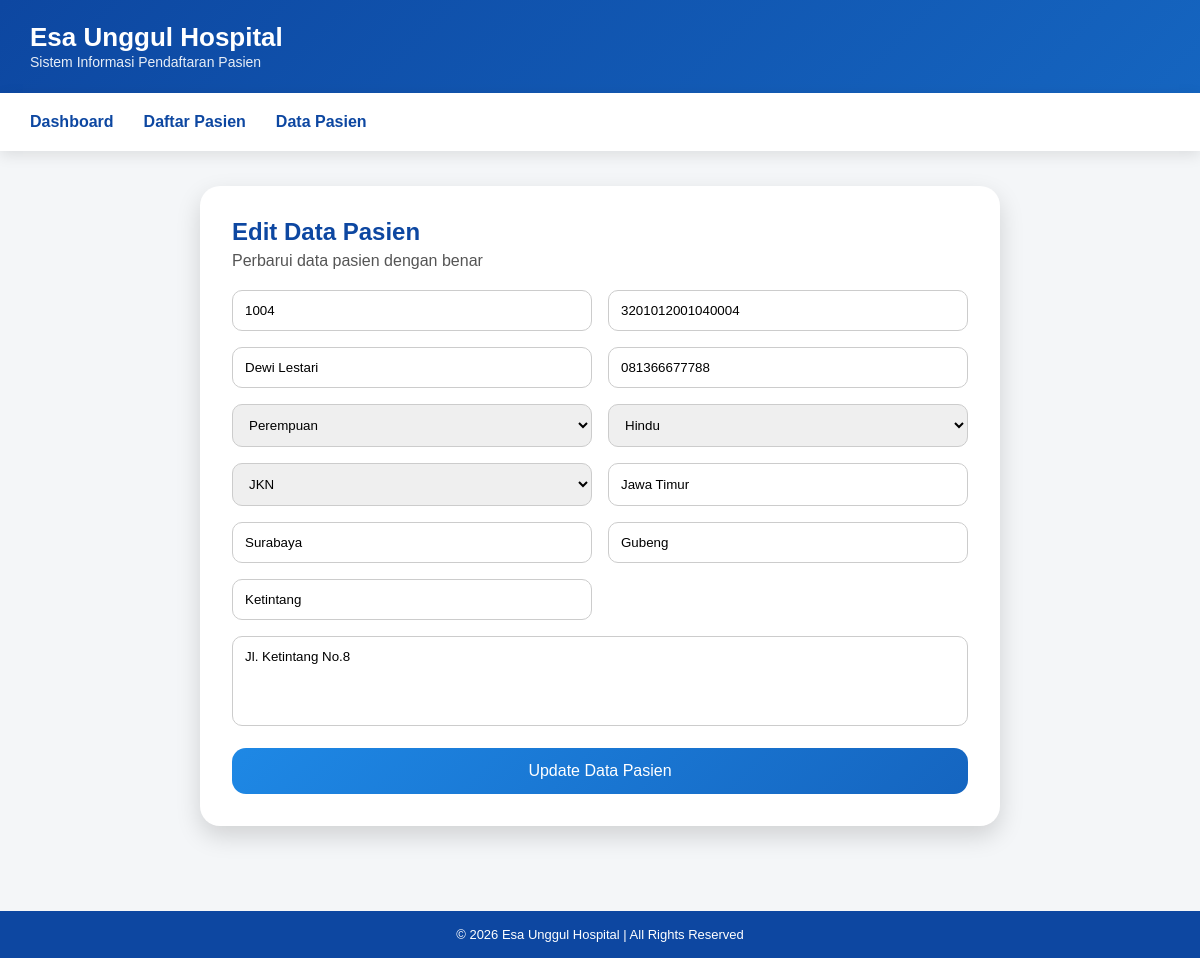
Page /edit_pasien.php?id=4 on the committed database.
### tables this page shows
CREATE TABLE `pasien` (
  `id` int(11) NOT NULL,
  `no_rm` int(11) NOT NULL,
  `nik` char(16) NOT NULL,
  `nama` varchar(100) NOT NULL,
  `no_hp` varchar(15) NOT NULL,
  `jk` enum('Tidak diketahui','Laki-laki','Perempuan','Tidak dapat ditentukan','Tidak mengisi') NOT NULL,
  `agama` enum('Islam','Kristen Protestan','Katolik','Hindu','Budha','Konghucu','Penghayat') NOT NULL,
  `jenis_pembiayaan` enum('JKN','Umum','Asuransi') NOT NULL,
  `provinsi` varchar(50) DEFAULT NULL,
  `kota` varchar(50) DEFAULT NULL,
  `kecamatan` varchar(50) DEFAULT NULL,
  `kelurahan` varchar(50) DEFAULT NULL,
  `alamat` text DEFAULT NULL,
  `created_at` timestamp NOT NULL DEFAULT current_timestamp()
);

### edit_pasien.php (the view, shortened to what this page needs)
<?php
include "koneksi.php";
$id = $_GET['id'];
$p_query = mysqli_query($conn, "SELECT * FROM pasien WHERE id='$id'");
$p = mysqli_fetch_assoc($p_query);
?>
<!DOCTYPE html>
<html lang="id">
<head>
</head>
<body>
<div class="header">
    <h1>Esa Unggul Hospital</h1>
    <span>Sistem Informasi Pendaftaran Pasien</span>
</div>
<div class="navbar">
    <div class="nav">
        <a href="index.php">Dashboard</a>
        <a href="daftar_pasien.php">Daftar Pasien</a>
        <a href="data_pasien.php">Data Pasien</a>
    </div>
</div>
<div class="container">
<div class="form-box">
<h2>Edit Data Pasien</h2>
<p>Perbarui data pasien dengan benar</p>
<form method="post">
    <div class="grid">
        <input name="no_rm" placeholder="No Rekam Medis" value="<?= htmlspecialchars($p['no_rm']) ?>" required>
        <input name="nik" placeholder="NIK" maxlength="16" value="<?= htmlspecialchars($p['nik']) ?>" required>
        <input name="nama" placeholder="Nama Pasien" value="<?= htmlspecialchars($p['nama']) ?>" required>
        <input name="no_hp" placeholder="No HP" value="<?= htmlspecialchars($p['no_hp']) ?>" required>
        <select name="jk" required>
            <option value="Perempuan" <?= $p['jk']=='Perempuan'?'selected':'' ?>>Perempuan</option>
        </select>
        <select name="agama" required>
            <option value="Hindu" <?= $p['agama']=='Hindu'?'selected':'' ?>>Hindu</option>
        </select>
        <select name="jenis_pembiayaan" required>
            <option value="JKN" <?= $p['jenis_pembiayaan']=='JKN'?'selected':'' ?>>JKN</option>
        </select>
        <input name="provinsi" placeholder="Provinsi" value="<?= htmlspecialchars($p['provinsi']) ?>">
        <input name="kota" placeholder="Kota" value="<?= htmlspecialchars($p['kota']) ?>">
        <input name="kecamatan" placeholder="Kecamatan" value="<?= htmlspecialchars($p['kecamatan']) ?>">
        <input name="kelurahan" placeholder="Kelurahan" value="<?= htmlspecialchars($p['kelurahan']) ?>">
        <textarea name="alamat" class="full" placeholder="Alamat Lengkap"><?= htmlspecialchars($p['alamat']) ?></textarea>
    </div>
    <button name="update">Update Data Pasien</button>
</form>
</div>
</div>
<div class="footer">
    © <?= date('Y') ?> Esa Unggul Hospital | All Rights Reserved
</div>
</body>
</html>

### edit_pasien.php (style rules this page uses)
* { box-sizing: border-box; margin:0; padding:0; font-family: Arial,sans-serif; }
body { background:#f4f6f8; animation: fadeIn .5s ease; }
.header { background: linear-gradient(135deg,#0d47a1,#1565c0); color:white; padding:22px 30px; }
.header h1 { font-size:26px; }
.header span { font-size:14px; opacity:.9; }
.navbar { position: sticky; top:0; z-index:1000; background:white; box-shadow:0 4px 14px rgba(0,0,0,.1); }
.nav { display:flex; gap:30px; padding:14px 30px; }
.nav a { text-decoration:none; color:#0d47a1; font-weight:bold; padding:6px 0; position:relative; }
.nav a::after { content:''; position:absolute; bottom:0; left:0; width:0; height:3px; background:#0d47a1; transition:.35s; }
.container { padding:35px; }
.form-box { max-width:800px; margin:auto; background:white; padding:32px; border-radius:20px; box-shadow:0 10px 24px rgba(0,0,0,.15); }
.form-box h2 { color:#0d47a1; margin-bottom:6px; }
.form-box p { color:#555; margin-bottom:20px; }
.grid { display:grid; grid-template-columns:1fr 1fr; gap:16px; }
.full { grid-column:1/3; }
input, select, textarea { width:100%; padding:12px; border-radius:10px; border:1px solid #ccc; }
textarea { resize:none; height:90px; }
button { margin-top:22px; width:100%; padding:14px; background: linear-gradient(135deg,#1e88e5,#1565c0); color:white; border:none; border-radius:14px; font-size:16px; cursor:pointer; transition:.3s; }
.footer { margin-top:50px; background:#0d47a1; color:white; text-align:center; padding:16px; font-size:13px; }

### rows in the picture
pasien: no_rm "1004", nik "3201012001040004", nama "Dewi Lestari", no_hp "081366677788", jk "Perempuan", agama "Hindu", jenis_pembiayaan "JKN", provinsi "Jawa Timur", kota "Surabaya", kecamatan "Gubeng", kelurahan "Ketintang", alamat "Jl. Ketintang No.8"
